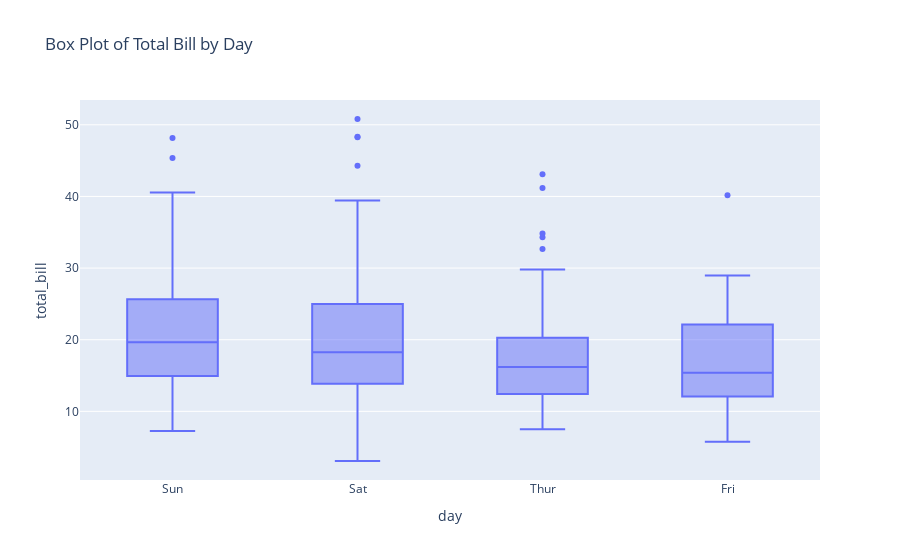

Notebook cell for this chart:
### Markdown cell above
Q2. Using the tips dataset in the Plotly library, plot a box plot using Plotly express.

### Code cell
#And)
import plotly.express as px

tips = px.data.tips()
box_plot = px.box(tips, x='day', y='total_bill', title='Box Plot of Total Bill by Day')
box_plot.show()

### Figure 1 — Plotly figure (JSON) as saved in the notebook; plotly's stock layout.template omitted (floating-point values rounded to 4 significant figures; data arrays with more than 128 entries replaced by an {"elided": "..."} marker saying what was removed)
{"data": [{"alignmentgroup": "True", "hovertemplate": "day=%{x}<br>total_bill=%{y}<extra></extra>", "legendgroup": "", "marker": {"color": "#636efa"}, "name": "", "notched": false, "offsetgroup": "", "orientation": "v", "showlegend": false, "type": "box", "x": {"elided": "244 str values"}, "x0": " ", "xaxis": "x", "y": {"elided": "244 float values"}, "y0": " ", "yaxis": "y"}], "layout": {"autosize": true, "boxmode": "group", "legend": {"tracegroupgap": 0}, "title": {"text": "Box Plot of Total Bill by Day"}, "xaxis": {"anchor": "y", "autorange": true, "domain": [0, 1], "range": [-0.5, 3.5], "title": {"text": "day"}, "type": "category"}, "yaxis": {"anchor": "x", "autorange": true, "domain": [0, 1], "range": [0.4178, 53.46], "title": {"text": "total_bill"}, "type": "linear"}}}
